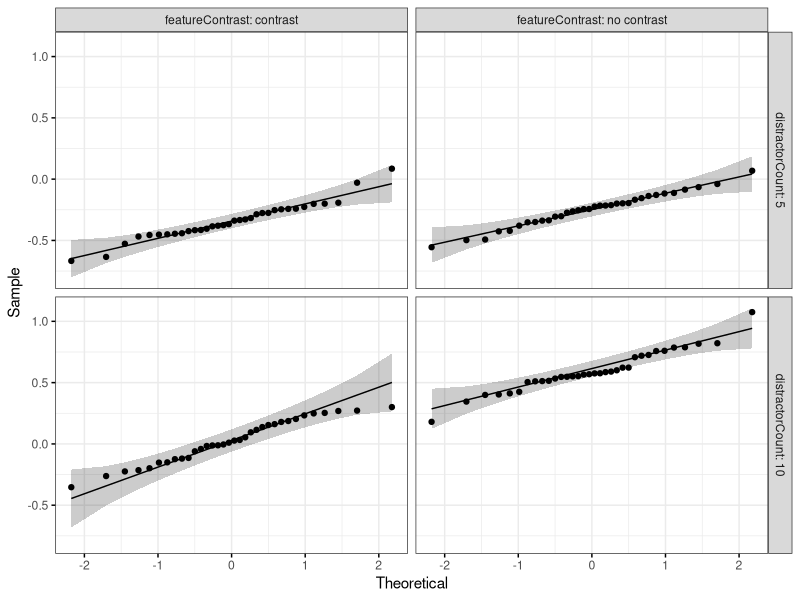
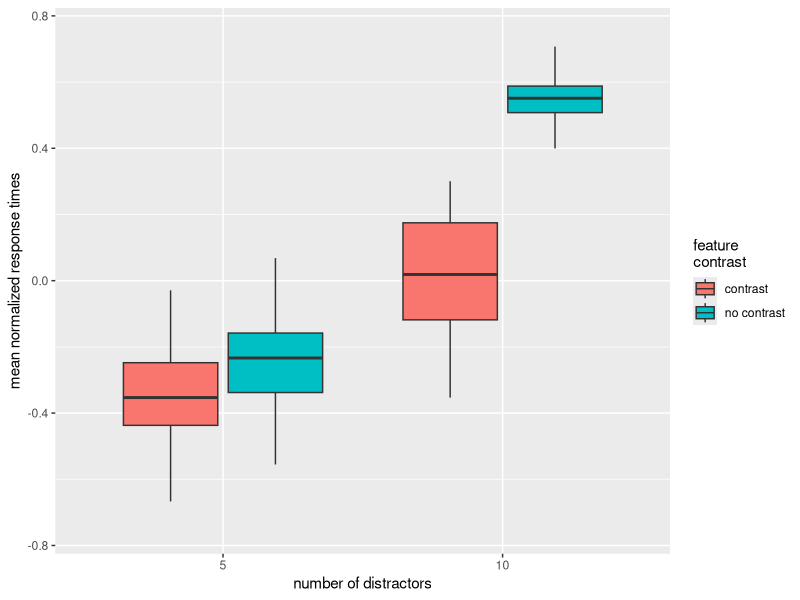
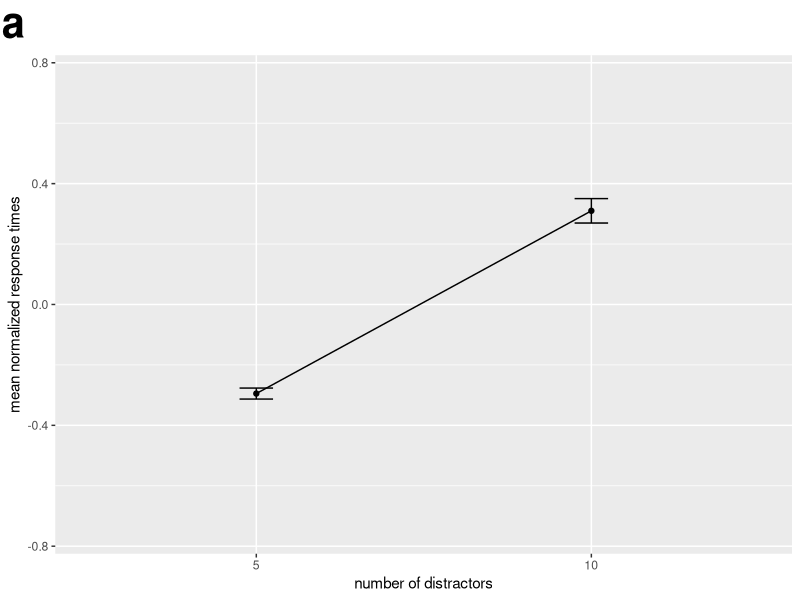
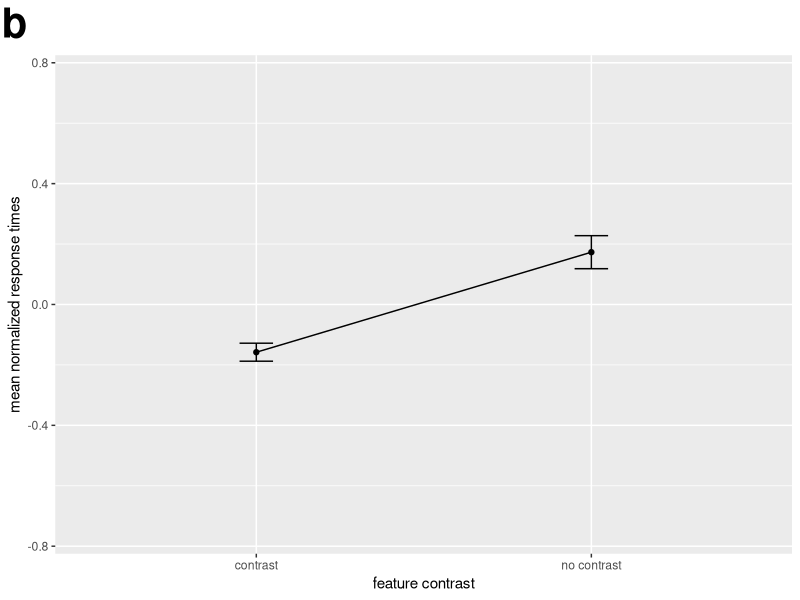
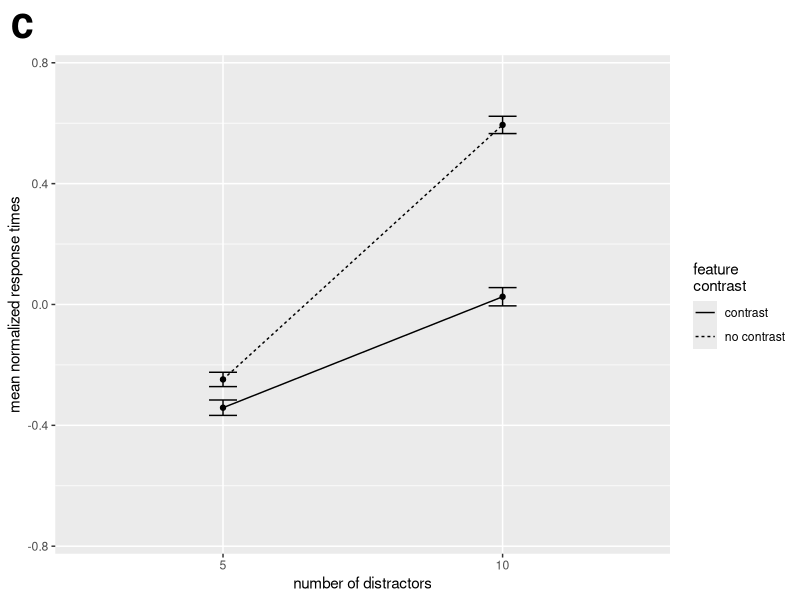

Write R code to recreate these figures, in order.
## ---- chunk 1
#| label: setup
#| warning: false

library("tidyverse")
library("rstatix")
library("ggpubr")
## ---- chunk 2
#| label: load-data
#| warning: false

# load data initial
results_df <- read.csv("visual_search_results_cleaned.csv")

# convert column types
results_df$distractorCount <- as.factor(results_df$distractorCount)
results_df$featureContrast <- as.factor(results_df$featureContrast)

# preview data
glimpse(results_df)
## ---- chunk 3
#| label: aggregate-data
#| warning: false

# aggregate data
aggregated_results <- aggregate(x = filtered_zLogRT ~ subjectNumber + 
                                distractorCount + featureContrast + condition, 
                                data = results_df, mean, na.rm = TRUE)

# preview data
glimpse(aggregated_results)
## ---- chunk 4
#| label: check-outliers
#| warning: false

outliers <- aggregated_results %>% 
  group_by(distractorCount, featureContrast) %>% 
  identify_outliers(filtered_zLogRT)

# result
glimpse(outliers)
## ---- chunk 5
#| label: check-normal
#| warning: false

# shapiro-wilk test
normal <- aggregated_results %>% 
  group_by(distractorCount, featureContrast) %>% 
  shapiro_test(filtered_zLogRT)

# shapiro-wilk result
normal

# qq plot
ggqqplot(data = aggregated_results, x = "filtered_zLogRT", 
         ggtheme = theme_bw()) + 
  facet_grid(distractorCount ~ featureContrast, labeller = "label_both")
## ---- chunk 6
#| label: check-hov
#| warning: false

# levene's test
lt <- aggregated_results %>% 
  levene_test(filtered_zLogRT ~ distractorCount*featureContrast)

# levene result
lt

# bartlett's test
bt <- bartlett.test(filtered_zLogRT ~ interaction(distractorCount, featureContrast), 
              data = aggregated_results)

# bartlett result
bt
## ---- chunk 7
#| label: summary-stats-ec
#| warning: false

# summary statistics - experimental conditions
summ_stats <- aggregated_results %>%
  group_by(distractorCount, featureContrast) %>% 
  summarize(n = n(), mean = mean(filtered_zLogRT), sd = sd(filtered_zLogRT), 
            se = sd / sqrt(n))

summ_stats
## ---- chunk 8
#| label: summary-stats-dist
#| warning: false

# summary statistics - distractors
summ_distract <- aggregated_results %>% 
  group_by(distractorCount) %>% 
  summarize(n = n(), mean = mean(filtered_zLogRT), sd = sd(filtered_zLogRT), 
            se = sd / sqrt(n))
summ_distract
## ---- chunk 9
#| label: summary-stats-fc
#| warning: false

# summary statistics - feature contrast
summ_fc <- aggregated_results %>% 
  group_by(featureContrast) %>%  
  summarize(n = n(), mean = mean(filtered_zLogRT), sd = sd(filtered_zLogRT), 
            se = sd / sqrt(n))
summ_fc
## ---- chunk 10
#| label: ANOVA
#| warning: false

# two-way repeated measures anova
results_anova <- aggregated_results %>% 
  anova_test(dv = filtered_zLogRT, wid = subjectNumber,
             within = c(distractorCount, featureContrast), detailed = TRUE)

# results
results_anova
## ---- chunk 11
#| label: ec_boxplot
#| warning: false

# box plot - experimental conditions
ggplot(data = aggregated_results, aes(x = distractorCount, y = filtered_zLogRT,
                                      fill = featureContrast)) + 
  geom_boxplot(outlier.shape = NA) +
  scale_fill_discrete(name = "feature\ncontrast") +
  ylim(-.75,.75) +
  xlab("number of distractors") +
  ylab("mean normalized response times")
## ---- chunk 12
#| label: post-hoc-dist
#| warning: false

# pairwise comparisons - number of distractors
distract_pwc <- aggregated_results %>% 
  pairwise_t_test(filtered_zLogRT ~ distractorCount, paired = TRUE, 
                  p.adjust.method = "bonferroni", detailed = TRUE)

# result
distract_pwc
## ---- chunk 13
#| label: post-hoc-fc
#| warning: false

# pairwise comparisons - feature contrast
fc_pwc <- aggregated_results %>% 
  pairwise_t_test(filtered_zLogRT ~ featureContrast, paired = TRUE,
                  p.adjust.method = "bonferroni", detailed = TRUE)

# result
fc_pwc
## ---- chunk 14
#| label: post-hoc-tw
#| warning: false

# post-hoc tests for significant two-way interaction

# pairwise comparisons - experimental conditions
ec_pwc_tw <- aggregated_results %>% 
  pairwise_t_test(filtered_zLogRT ~ condition, paired = TRUE,
                  p.adjust.method = "bonferroni", detailed = TRUE)

# result
ec_pwc_tw
## ---- chunk 15
#| label: dist-line-plot
#| warning: false

# a - line plot - distractors
ggplot(data = summ_distract, aes(x = distractorCount, y = mean, group = 1)) + 
  geom_line() +
  geom_point() + 
  geom_errorbar(aes(ymin = mean - se, ymax = mean +se), width = .1) +
  ylim(-.75,.75) +
  xlab("number of distractors") +
  ylab("mean normalized response times") +
  ggtitle("a") +
  theme(plot.title = element_text(hjust = -0.075, face = "bold", size = 30))
## ---- chunk 16
#| label: fc-line-plot
#| warning: false

# b - line plot - feature contrast
ggplot(data = summ_fc, aes(x = featureContrast, y = mean, group = 1)) + 
  geom_line() +
  geom_point() + 
  geom_errorbar(aes(ymin = mean - se, ymax = mean +se), width = .1) +
  ylim(-.75,.75) +
  xlab("feature contrast") +
  ylab("mean normalized response times") +
  ggtitle("b") +
  theme(plot.title = element_text(hjust = -0.075, face = "bold", size = 30))
## ---- chunk 17
#| label: ec-line-plot
#| warning: false

# c - line plot - experimental conditions
ggplot(data = summ_stats, aes(x = distractorCount, y = mean, 
                              group = featureContrast)) + 
  geom_line(aes(linetype = featureContrast)) +
  geom_point() +
  geom_errorbar(aes(ymin = mean - se, ymax = mean + se), width = .1) +
  scale_linetype_discrete(name = "feature\ncontrast") +
  ylim(-.75,.75) +
  xlab("number of distractors") +
  ylab("mean normalized response times") +
  ggtitle("c") +
  theme(plot.title = element_text(hjust = -0.075, face = "bold", size = 30))
